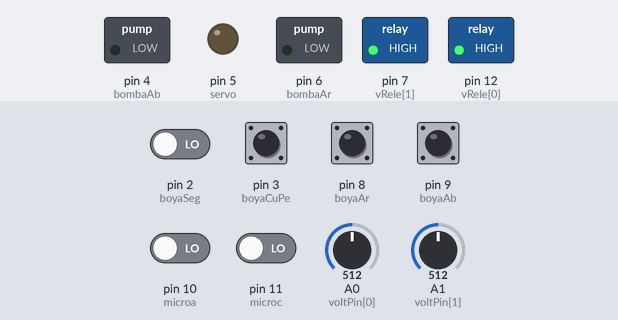
The sketch below on a simulated Arduino Uno, built with avr-gcc and run on an emulated ATmega328P. On the bench: switched loads named in the sketch (green lamp = pin HIGH), output pins drawn as LEDs (lit = HIGH). The inputs (shaded band) are chosen by the test bench; at power-on: pin 3 (boyaCuPe), pin 8 (boyaAr), pin 9 (boyaAb) HIGH, pin 2 (boyaSeg), pin 10 (microa), pin 11 (microc) LOW, A0 (voltPin[0]) = 512, A1 (voltPin[1]) = 512.

Above: at 0.8 s.
0.9 s: A0 (voltPin[0]) set to 718
2.4 s: A0 (voltPin[0]) set to 750
At 2.8 s:
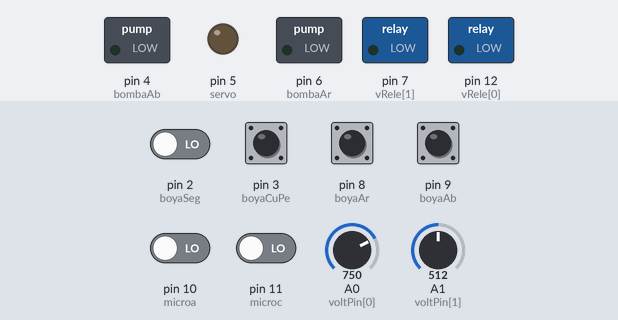
3.9 s: A1 (voltPin[1]) set to 544
5.4 s: A1 (voltPin[1]) set to 566
At 6.3 s:
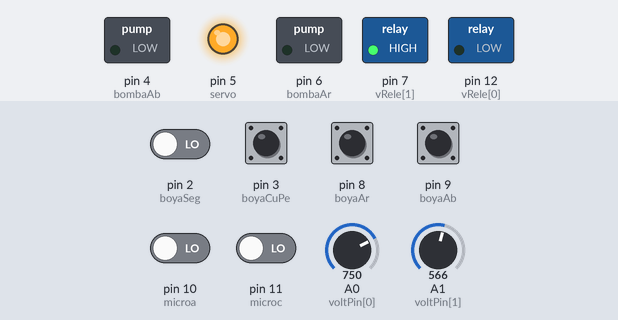
6.9 s: pin 11 (microc) driven HIGH
At 7.4 s:
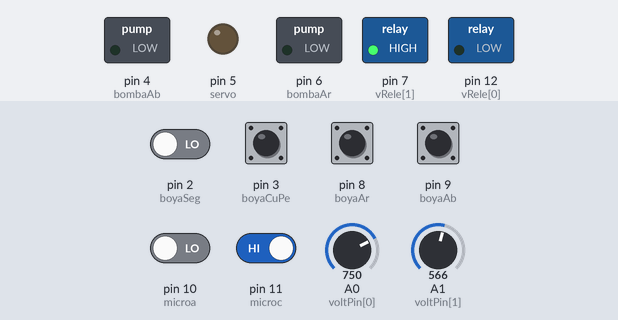
8.4 s: pin 2 (boyaSeg) driven HIGH
At 9.8 s:
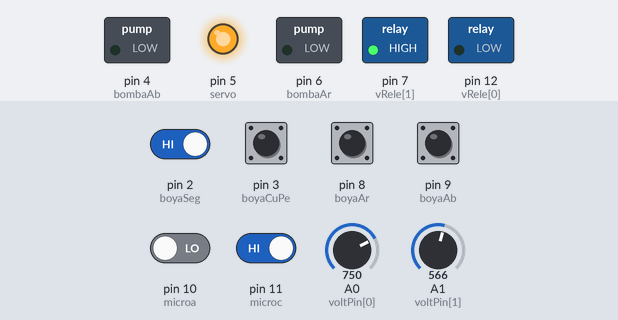
Timing chart, 0 to 10.9 s (numbered marks = the images above; inputs shaded):
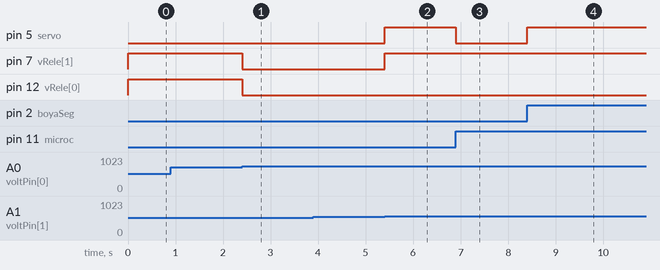

Measured:
- the behaviour switches between 736 and 737 on A0 (voltPin[0]) (found by bisection; images 0 and 1)
- the behaviour switches between 552 and 553 on A1 (voltPin[1]) (found by bisection; images 1 and 2)
- after the input at 0.9 s, every drawn part: stays the same
- after the input at 2.4 s, pin 7 (vRele[1]), pin 12 (vRele[0]): HIGH → LOW at once
- after the input at 3.9 s, every drawn part: stays the same
- after the input at 5.4 s, pin 5 (servo), pin 7 (vRele[1]): LOW → HIGH at once
- after the input at 6.9 s, pin 5 (servo): HIGH → LOW at once
- after the input at 8.4 s, pin 5 (servo): LOW → HIGH at once

The sketch:

HDP_1.52.ino
```cpp
//LIBRARIES

//LIBRARIES

//SETTINGS

const bool serial = 0; // usar para comunicar con pc
const float vmax[2] = {18,13.5}; // voltaje al que deja de cargar
const float vload[2] = {15.5,12}; // voltaje al que empieza a cargar
const float vmin[2] = {13,11}; // voltaje al que deja de funcionar el sistema
unsigned const int ciclos = 401; // tiempo de subir al cubo grande (seg) * 10 + 1
unsigned const long boyaAbTime = 30000; // tiempo de subir a cubo pequeño antes de parar para conseguir vmax // en ms (seg * 1000)

unsigned const int led = 13;

//SETTINGS

//I/O

unsigned const int vRele[2] = {12, 7};
unsigned const int servo = 5;
unsigned const int bombaAr = 6;
unsigned const int bombaAb = 4;

unsigned const int boyaSeg = 2;
unsigned const int boyaCuPe = 3;
unsigned const int boyaAr = 8;
unsigned const int boyaAb = 9; // va invertida
unsigned const int microa = 10;
unsigned const int microc = 11;

unsigned const int voltPin[2] = {A0, A1};

//I/O

//VARIABLES

bool eboyaSeg;
bool eboyaCuPe;
bool eboyaAr;
bool eboyaAb;
bool emicroa;
bool emicroc;
float volt[2];

unsigned long prev;
bool cupesw = 1;

bool trigger = 0;

//VARIABLES

//SETUP

void setup()
{
  if (serial == 1)
  {
    Serial.begin(115200);
    delay(500);
    Serial.println("Booting...");
  }

  apagado();
  digitalWrite(vRele[0],0); // vrele[0] va invertido // apagado
  digitalWrite(vRele[1],1); // apagado

  pinMode(vRele[0],OUTPUT);
  pinMode(vRele[1],OUTPUT);
  pinMode(servo,OUTPUT);
  pinMode(bombaAr,OUTPUT);
  pinMode(bombaAb,OUTPUT);
  pinMode(boyaSeg,INPUT);
  pinMode(boyaCuPe,INPUT);
  pinMode(boyaAr,INPUT);
  pinMode(boyaAb,INPUT);
  pinMode(microa,INPUT);
  pinMode(microc,INPUT);

  digitalWrite(vRele[0],0); // vrele[0] va invertido // apagado
  digitalWrite(vRele[1],1); // apagado
  apagado();
  vital();
  const bool on[2] = {1,0};
  for (int i=0;i<2;i++)
  {
    digitalWrite(vRele[i],on[i]);
    while (volt[i] < vmax[i])
    {
      leer();
      if (serial == 1)
      {
        Serial.print("Getting ");
        Serial.print(vmax[i]);
        Serial.println("V...");
        Serial.print("Current voltage of zone ");
        Serial.print(i);
        Serial.print(": ");
        Serial.print(volt[i]);
        Serial.println("V\n");
        delay(1000);
      }
    }
    digitalWrite(vRele[i],!on[i]);
  }

  regar(0);
  if (serial == 1)
  {
    Serial.println("Ready");
  }
}

//SETUP

//LOOP

void loop()
{
  vital();

  if (trigger == 0)
  {
    digitalWrite(led,0);
    apagado();
    if (serial == 1)
    {
      Serial.println("OFF");
      Serial.println("");
    }
  }
  else
  {
    digitalWrite(led,1);
    if (serial == 1)
    {
      Serial.println("ON");
      Serial.println("");
    }
    if (eboyaCuPe == 0)
    {
      if (eboyaSeg == 1)
      {
        bombear(0);
      }
      else
      {
        if (serial == 1)
        {
          Serial.println("SIN AGUA\n");
        }
        apagado();
      }
    }
    if (eboyaCuPe == 1 && eboyaAr == 0)
    {
      bombear(1);
      if (serial == 1)
      {
          Serial.println("bombear a cubo grande");
          Serial.println("");
      }
      for (int i=0;i<ciclos;i++)
      {
        vital();
        if ((eboyaAr == 1) || (trigger == 0))
        {
          i = i + 301;
        }
        if (serial == 1)
        {
          Serial.println(i);
        }
        delay(100);
      }
      apagado();
    }
    if (eboyaAr == 1)
    {
      if (serial == 1)
      {
        Serial.println("regar");
        Serial.println("");
      }
      regar(1);
      while (eboyaAb == 1){vital();}
      regar(0);
    }
  }
}

//LOOP

//FUCTIONS

void vital()
{
  leer();
  voltControl();
}

void voltControl()
{
    if (volt[0] <= vload[0])
    {
      digitalWrite(vRele[0],1); // carga
    }
    if (volt[0] >= vmax[0])
    {
      digitalWrite(vRele[0],0); // no carga
    }
    if (volt[1] <= vload[1])
    {
      digitalWrite(vRele[1],0); // carga
    }
    if (volt[1] >= vmax[1])
    {
      digitalWrite(vRele[1],1); // no carga
    }
}

float floatmap(float x, float in_min, float in_max, float out_min, float out_max)
{
   return (x - in_min) * (out_max - out_min) / (in_max - in_min) + out_min;
}

void leer()
{
  bool trig;
  bool ger;
  eboyaSeg = digitalRead(boyaSeg);
  eboyaCuPe = digitalRead(boyaCuPe);
  eboyaAr = digitalRead(boyaAr);
  eboyaAb = !digitalRead(boyaAb); // ! // INVERTIDO
  emicroa = digitalRead(microa);
  emicroc = digitalRead(microc);

  for (int i = 0;i<2;i++)
  {
    volt[i] = floatmap(analogRead(voltPin[i]), 0, 1023, 0.0, 25.0);
//volt[0] = 20;
//volt[1] = 15.5;
    if (volt[i] >= vmax[i])
    {
      if (i == 0){trig = 1;}
      else {ger = 1;}
    }
    if ((volt[i] < vmin[i]) || (eboyaSeg == 0))
    {
      if (i == 0){trig = 0;}
      else {ger = 0;}
    }
  }

  if (!trig || !ger)
  {
    trigger = 0;
  }
  else if (trig && ger)
  {
    trigger = 1;
  }

  if (serial == 1)
  {
    Serial.print("Boya de seguridad: ");
    Serial.println(eboyaSeg);
    delay(200);
    Serial.print("Boya del cubo pequeno: ");
    Serial.println(eboyaCuPe);
    delay(200);
    Serial.print("Boya de arriba: ");
    Serial.println(eboyaAr);
    delay(200);
    Serial.print("Boya de abajo: ");
    Serial.println(eboyaAb);
    delay(200);
    Serial.print("Micro abierto: ");
    Serial.println(emicroa);
    delay(200);
    Serial.print("Micro cerrado: ");
    Serial.println(emicroc);
    delay(200);

    for (int i= 0; i<2;i++)
    {
      Serial.print("Voltaje de ");
      Serial.print(i);
      Serial.print(": ");
      Serial.print(volt[i]);
      Serial.println(" V");
      delay(200);
    }

    Serial.println("");
    delay(200);
  }
}

void bombear(bool y)
{
  if (y == 0)
  {
    digitalWrite(bombaAb,1); // enciende
    digitalWrite(bombaAr,0); // apaga
  }
  else
  {
    digitalWrite(bombaAb,0); // apaga
    digitalWrite(bombaAr,1); // enciende
  }
}

void apagado()
{
  digitalWrite(bombaAb,0); // apaga
  digitalWrite(bombaAr,0); // apaga
  digitalWrite(servo,0); // apaga
}

void regar(bool x)
{
  vital();
  apagado();
  digitalWrite(vRele[0],1); // fuerzo la carga para evitar zona muerta de voltaje (ni llega a vmax ni baja a vmin)
  while (volt[0] <= vmax[0]){vital();if (serial == 1){Serial.println("PREPARANDO...");delay(1000);}}
  if (x == 1)
  {
    if (emicroa == 1)
    {
      if (serial == 1)
      {
        Serial.println("abierto");
        Serial.println("");
      }
    }
    else
    {
      digitalWrite(servo,1); //on
      while (emicroa == 0)
      {
        vital();
        if (serial == 1)
        {
          Serial.println("abriendo");
          Serial.println("");
        }
      }
      digitalWrite(servo,0); //off
      if (serial == 1)
      {
        Serial.println("abierto");
        Serial.println("");
      }
    }
  }
  else
  {
    if (emicroc == 1)
    {
      if (serial == 1)
      {
        Serial.println("cerrado");
        Serial.println("");
      }
    }
    else
    {
      digitalWrite(servo,1); //on
      while (emicroc == 0)
      {
        vital();
        if (serial == 1)
        {
          Serial.println("cerrando");
          Serial.println("");
        }
      }
      digitalWrite(servo,0); //off
      if (serial == 1)
      {
        Serial.println("cerrado");
        Serial.println("");
      }
    }
  }
}

//FUNCTIONS
```
